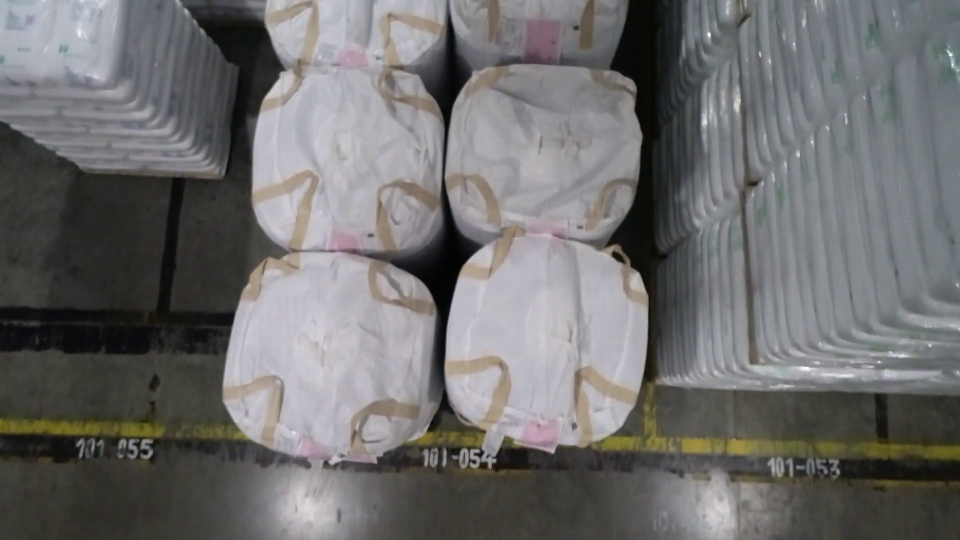
#> input picture video_to_stitch2/frame_0004.jpg, 1920 x 1080 px (shown at 1/2 size); its folder holds 4 pictures in this run
$ python test.py
#> lines starting #> are read from the running program, lines starting #| are printed output that depends on the picture
# [46 lines of commented-out code are left out]


import cv2
import numpy as np
import glob

# Get and sort image paths
image_paths = sorted(glob.glob('video_to_stitch2/*.jpg'))
images = []

# Read and rotate images
for path in image_paths:
    img = cv2.imread(path)
#> img is the input picture: shape (1080, 1920, 3); mean B, G, R 109.4, 109.6, 110.3
    img = cv2.rotate(img, cv2.ROTATE_90_CLOCKWISE)
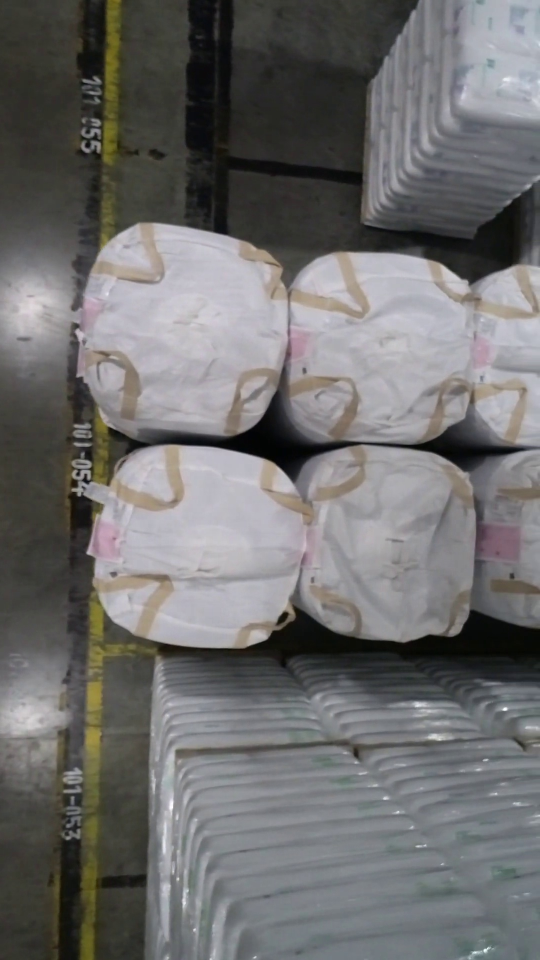
#> img: shape (1920, 1080, 3) (shown at 1/2 size); mean B, G, R 109.4, 109.6, 110.3
    images.append(img)
#> pass 2 of the loop `for path in image_paths:`:
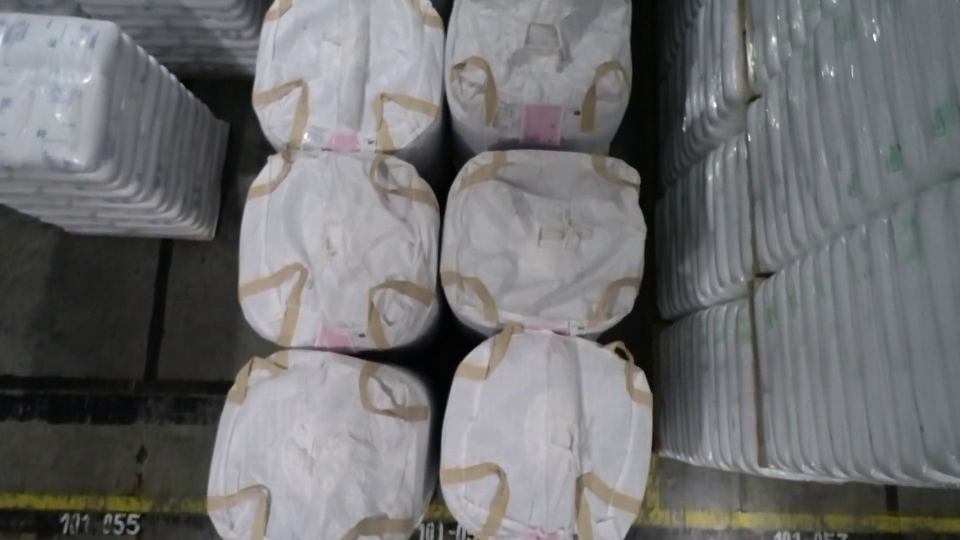
#> input picture video_to_stitch2/frame_0005.jpg, 1920 x 1080 px (shown at 1/2 size)
#> img is the input picture: shape (1080, 1920, 3); mean B, G, R 112.5, 111.7, 111.3
#> `img = cv2.rotate(img, cv2.ROTATE_90_CLOCKWISE)`:
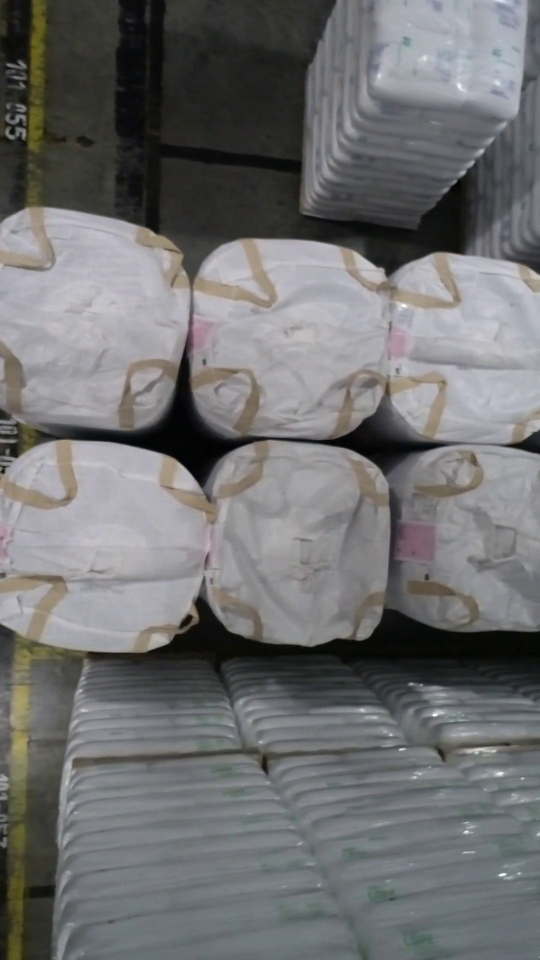
#> img: shape (1920, 1080, 3) (shown at 1/2 size); mean B, G, R 112.5, 111.7, 111.3
#> pass 3 of the loop `for path in image_paths:`:
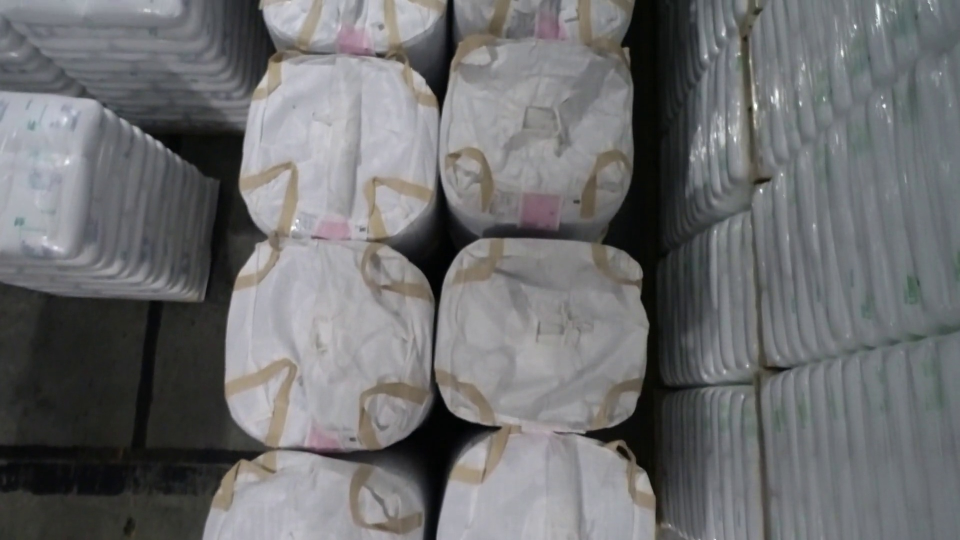
#> input picture video_to_stitch2/frame_0006.jpg, 1920 x 1080 px (shown at 1/2 size)
#> img is the input picture: shape (1080, 1920, 3); mean B, G, R 111.5, 110, 109.3
#> `img = cv2.rotate(img, cv2.ROTATE_90_CLOCKWISE)`:
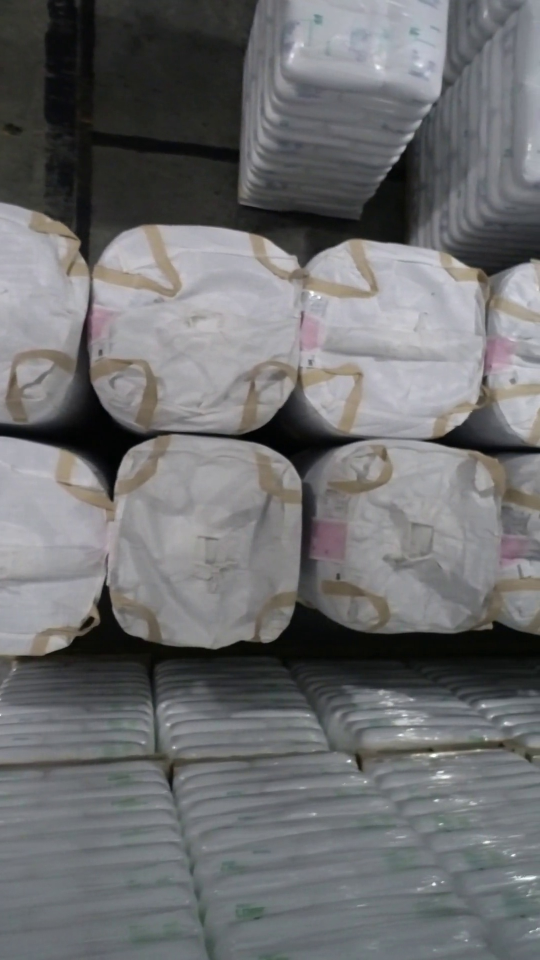
#> img: shape (1920, 1080, 3) (shown at 1/2 size); mean B, G, R 111.5, 110, 109.3
#> the loop made 4 passes; the first 3 are shown

# Initialize ORB detector
orb = cv2.ORB_create(5000)
bf = cv2.BFMatcher(cv2.NORM_HAMMING, crossCheck=True)

# Use the first image as the base
stitched_img = images[0]

for i in range(1, len(images)):
    img_next = images[i]

    # Detect features and descriptors
    kp1, des1 = orb.detectAndCompute(stitched_img, None)
    kp2, des2 = orb.detectAndCompute(img_next, None)

    if des1 is None or des2 is None or len(kp1) < 4 or len(kp2) < 4:
        print(f"Skipping frame {i} due to insufficient keypoints.")
        continue

    # Match descriptors
    matches = bf.match(des1, des2)
    matches = sorted(matches, key=lambda x: x.distance)

    if len(matches) < 4:
        print(f"Skipping frame {i} due to insufficient matches.")
        continue

    # Get matched points
    pts1 = np.float32([kp1[m.queryIdx].pt for m in matches]).reshape(-1, 1, 2)
    pts2 = np.float32([kp2[m.trainIdx].pt for m in matches]).reshape(-1, 1, 2)

    # Compute Homography
    H, mask = cv2.findHomography(pts2, pts1, cv2.RANSAC, 5.0)

    if H is None:
        print(f"Skipping frame {i}, Homography failed.")
        continue

    # Warp next image to align with stitched_img
    h1, w1 = stitched_img.shape[:2]
    h2, w2 = img_next.shape[:2]

    # Calculate size of final stitched image
    corners_img_next = np.float32([[0,0], [0,h2], [w2,h2], [w2,0]]).reshape(-1,1,2)
    warped_corners = cv2.perspectiveTransform(corners_img_next, H)

    all_corners = np.concatenate((warped_corners, np.float32([[0,0], [0,h1], [w1,h1], [w1,0]]).reshape(-1,1,2)), axis=0)

    [xmin, ymin] = np.int32(all_corners.min(axis=0).ravel() - 0.5)
    [xmax, ymax] = np.int32(all_corners.max(axis=0).ravel() + 0.5)

    translation = [-xmin, -ymin]
    H_translation = np.array([[1, 0, translation[0]],
                              [0, 1, translation[1]],
                              [0, 0, 1]])

    result_img = cv2.warpPerspective(img_next, H_translation @ H, (xmax - xmin, ymax - ymin))
    result_img[translation[1]:translation[1]+h1, translation[0]:translation[0]+w1] = stitched_img

    stitched_img = result_img
#> this loop made 3 passes
#> pass 1, `result_img = cv2.warpPerspective(img_next, H_translation @ H, (xmax - ..`:
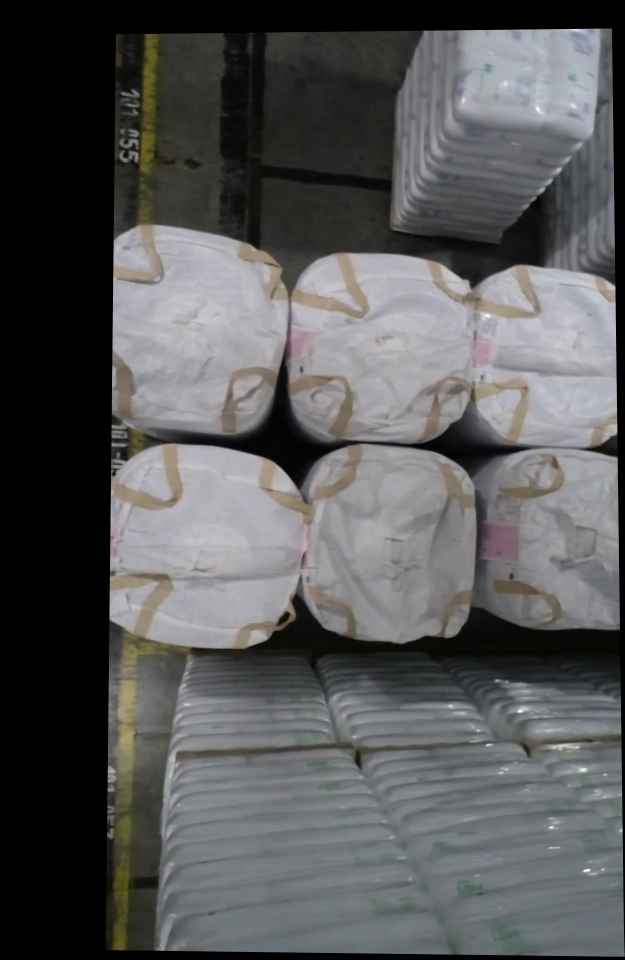
#> result_img: shape (1920, 1249, 3) (shown at 1/2 size); mean B, G, R 88, 87.3, 87
#> pass 1, `stitched_img = result_img`:
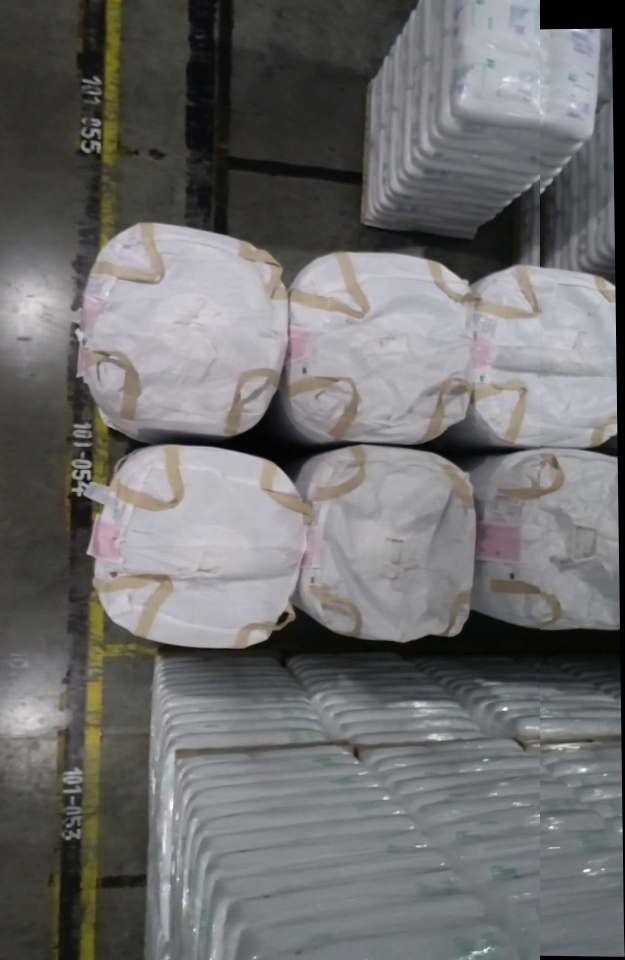
#> stitched_img: shape (1920, 1249, 3) (shown at 1/2 size); mean B, G, R 110.1, 109.8, 110
#> pass 2, `result_img = cv2.warpPerspective(img_next, H_translation @ H, (xmax - ..`:
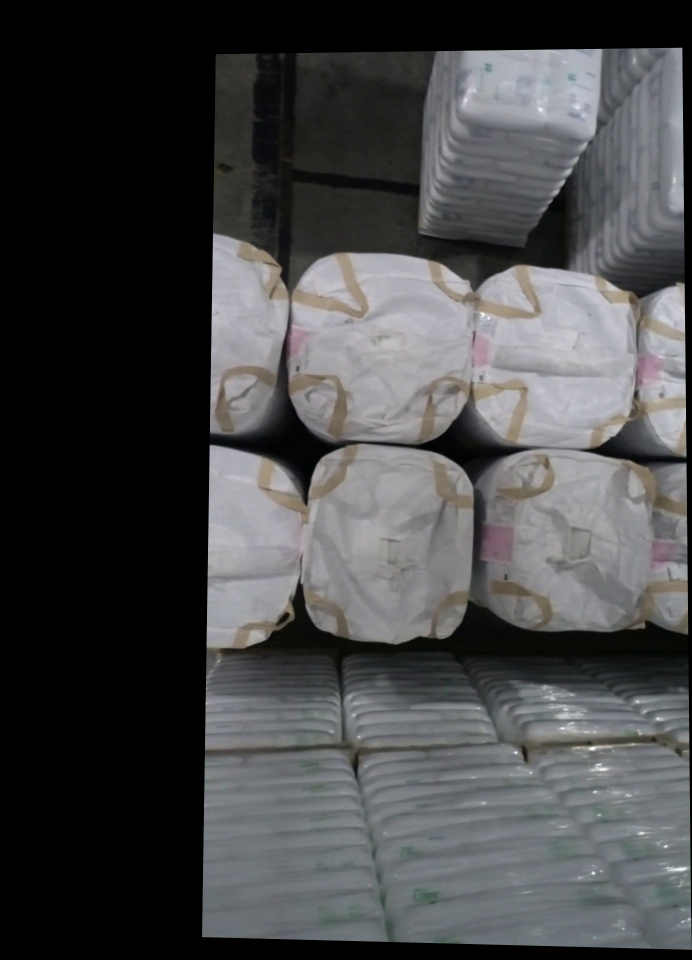
#> result_img: shape (1920, 1383, 3) (shown at 1/2 size); mean B, G, R 71.9, 70.9, 70.3
#> pass 2, `stitched_img = result_img`:
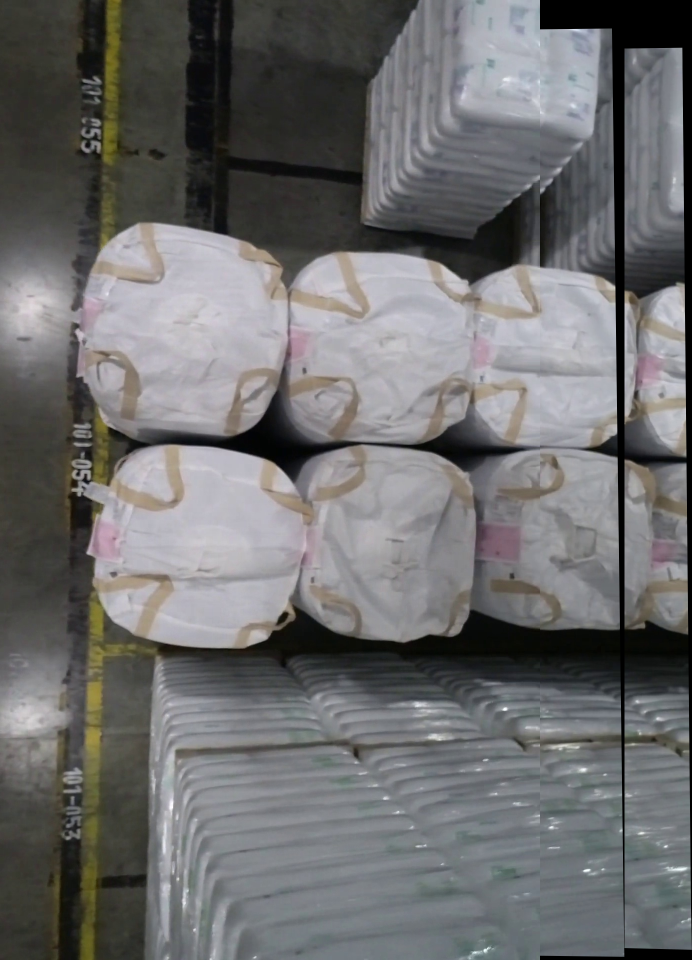
#> stitched_img: shape (1920, 1383, 3) (shown at 1/2 size); mean B, G, R 109.2, 108.7, 108.8
#> after the loop:
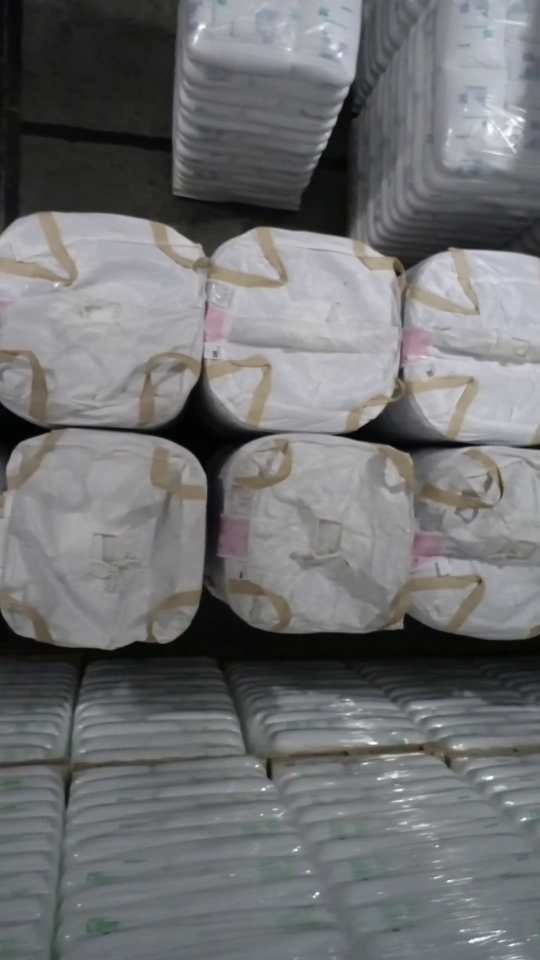
#> img_next: shape (1920, 1080, 3) (shown at 1/2 size); mean B, G, R 113.8, 112.3, 111.4
#> after the loop:
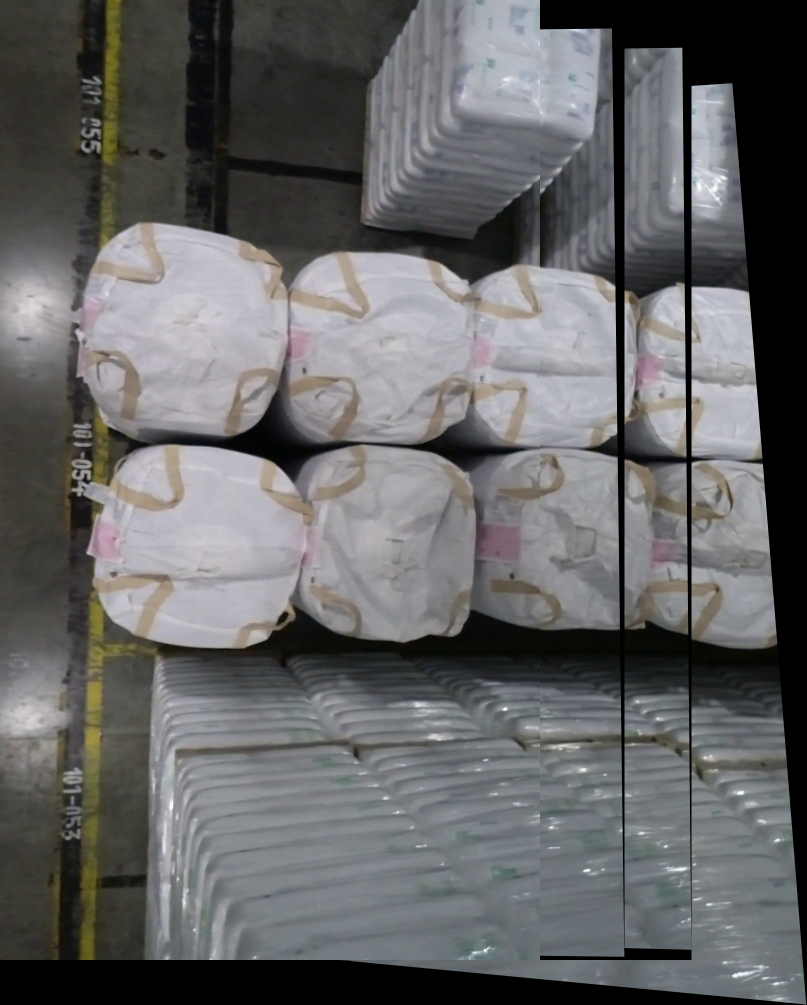
#> result_img: shape (2009, 1613, 3) (shown at 1/2 size); mean B, G, R 101.7, 101, 100.7

# Show and save final stitched image
cv2.imwrite('stitchedOutput1.jpg', stitched_img)
cv2.imshow('Stitched Image', stitched_img)
cv2.waitKey(0)
cv2.destroyAllWindows()
